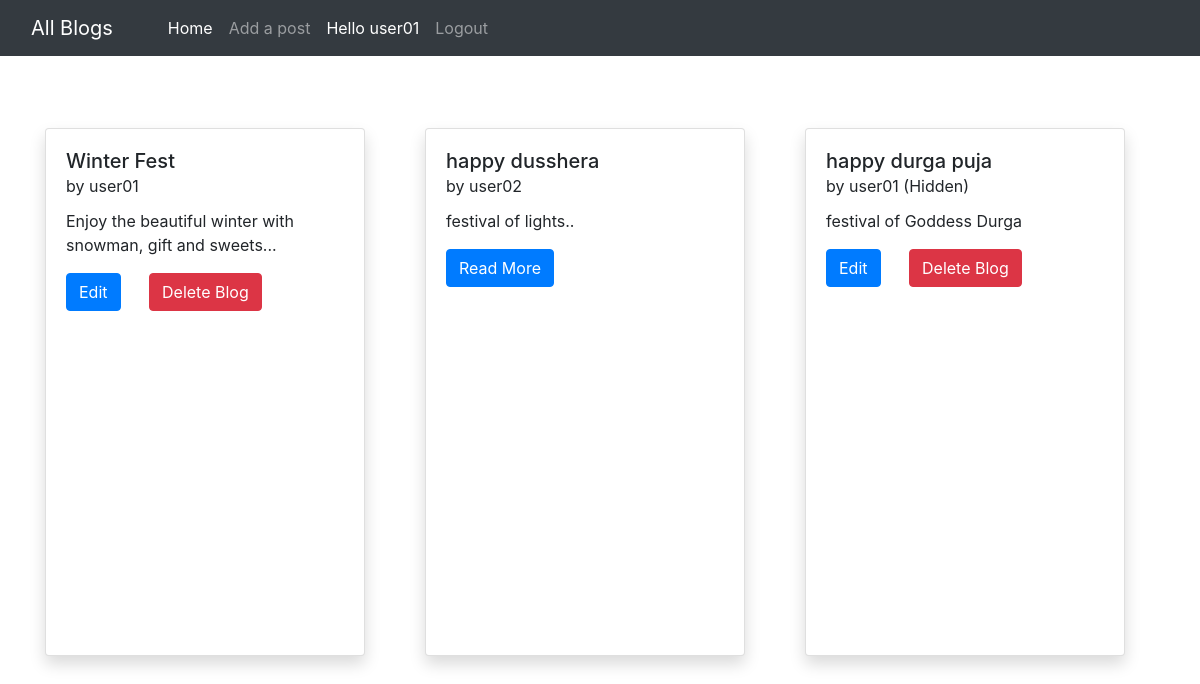
Screenshot of / (signed in) with the database file from the repository.
### blog/models.py (models this page shows, shortened)
class Post(models.Model):
    title=models.CharField(max_length=255)
    slug = models.SlugField(max_length=200, unique=True)
    author= models.ForeignKey(User, on_delete=models.CASCADE)
    content=models.TextField()
    created_on = models.DateTimeField(auto_now_add=True)
    updated_on = models.DateTimeField(auto_now= True)
    published = models.BooleanField(default=False)
    category = models.ForeignKey(Category, null=True, blank=True, on_delete=models.SET_NULL)
    class Meta:
        ordering = ['-created_on']

### blog/views.py (the view)
# urls.py: path("", PostList.as_view(), name="blogs"),
class PostList(generic.ListView):
    queryset = Post.objects.order_by('-created_on')
    template_name = 'dashboard.html'
    def get_context_data(self, *args, object_list=None, **kwargs):
        super_context = super().get_context_data(*args, object_list=object_list, **kwargs)
        super_context.update({'posts':super_context.get('object_list')})
        return super_context
    def get_queryset(self):
        queryset = super().get_queryset()
        if not self.request.user.is_authenticated:
            queryset = queryset.filter(published=True)
        else:
            queryset = queryset.exclude(~Q(published=True) & ~Q(author=self.request.user))
        return queryset

### templates/dashboard.html (shortened to what this page needs)
{% extends 'base.html' %}
{% block dashboardactive %} active {% endblock dashboardactive %}
{% block body %}
<div class="container mt-5 mb-3">
    <div class="row">
        {% for post in posts %}
        <div class="col-lg-4 my-4">
            <div class="card shadow" style="width: 20rem; height: 33rem;">
                <div class="card-body">
                  <h5 class="card-title">{{post.title}} <br><small>by {{post.author}} {% if not post.published %}(Hidden){% endif %}</small></h5>
                  <p class="card-text">{{post.content| truncatechars:210}}</p>
                  {% if user.is_superuser or user.id == post.author.id %}
                  <a href="/post/{{post.slug}}/edit" class="btn btn-primary">
                  Edit
                  </a>
                  {% else %}
                  <a href="/post/{{post.slug}}" class="btn btn-primary">
                  Read More
                  </a>
                    {% endif %}
                  {% if user.is_superuser or user.id == post.author.id %}
                  <a href="/post/{{post.id}}/delete" class="btn btn-danger mx-4">Delete Blog</a>
                  {% endif %}
                </div>
              </div>
        </div>
        {% endfor %}
    </div>
</div>
{% endblock %}

### templates/base.html (shortened to what this page needs)
<!doctype html>
<html lang="en">
  <head>
    <link href="//maxcdn.bootstrapcdn.com/bootstrap/4.1.1/css/bootstrap.min.css" rel="stylesheet" id="bootstrap-css">
    <link href="https://cdn.jsdelivr.net/npm/bootstrap@5.0.2/dist/css/bootstrap.min.css" rel="stylesheet">
    <link rel="stylesheet" href="https://maxcdn.bootstrapcdn.com/bootstrap/4.0.0/css/bootstrap.min.css">
  </head>
  <body>
    <nav class="navbar navbar-expand-lg navbar-dark bg-dark sticky-top">
        <div class="container-fluid">
          <a class="navbar-brand" href="#">All Blogs</a>
          <div class="collapse navbar-collapse" id="navbarSupportedContent">
          <div class="container mx-3">
            <ul class="navbar-nav me-auto mb-2 mb-lg-0">
              <li class="nav-item">
                <a class="nav-link {% block dashboardactive %} {% endblock dashboardactive %}" aria-current="page" href="/">Home</a>
              </li>
              {% if user.is_authenticated %}
              <li class="nav-item">
                <a class="nav-link {% block add_blogs_active %} {% endblock add_blogs_active %}" href="/post/add">Add a post</a>
              </li>
              <li class="nav-item">
                <a class="nav-link active" href="#">
                  <div class="text-reset">Hello {{request.user}}</div>
                  </a>
              </li>
              <li class="nav-item">
                <a class="nav-link" href="/logout/">Logout</a>
              </li>
              {% else %}
               <li class="nav-item">
                <a class="nav-link {% block loginactive %} {% endblock loginactive %}" href="/login/">Login</a>
              </li>
              {% endif %}
            </ul>
            </div>
          </div>
        </div>
      </nav>
      {% block body %}
      {% endblock body %}
</body>
</html>

### rows the page displays
Post: title "Winter Fest", author "user01", content "Enjoy the beautiful winter with snowman, gift and sweets..."
Post: title "happy dusshera", author "user02", content "festival of lights.."
Post: title "happy durga puja", author "user01", published "(Hidden)", content "festival of Goddess Durga"

### other values shown
{{ request.user }} "user01"
